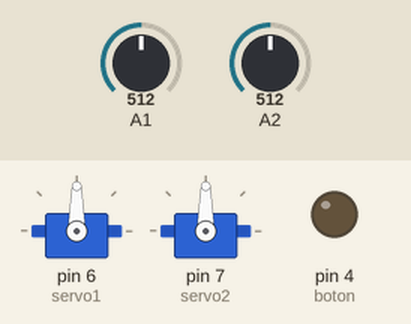
A sketch run on a simulated Arduino Uno, built with avr-gcc and run on an emulated ATmega328P. On the bench: 2 × servo, output pins drawn as LEDs (lit = HIGH). The inputs (shaded band) are chosen by the test bench; at power-on: A1 = 512, A2 = 512.

Above: at 1.2 s.
1.3 s: A1 set to 716
At 2.6 s:
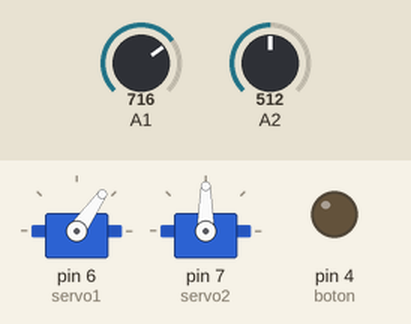
3.0 s: A2 set to 716
At 3.9 s:
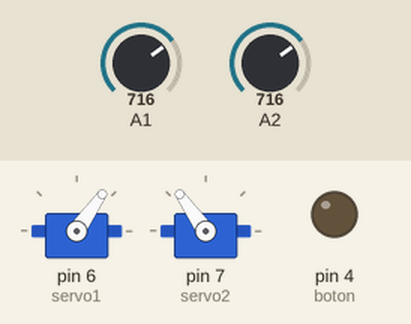
4.5 s: A1 set to 900
At 5.1 s:
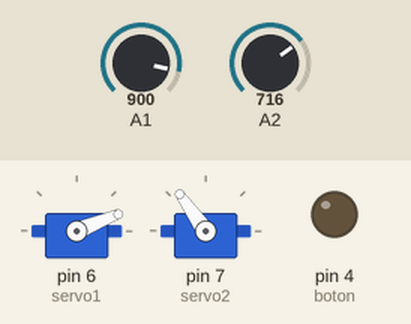
6.0 s: A2 set to 900
At 6.4 s:
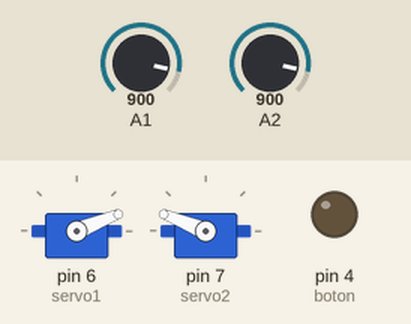
7.5 s: A1 set to 1023
At 8.7 s:
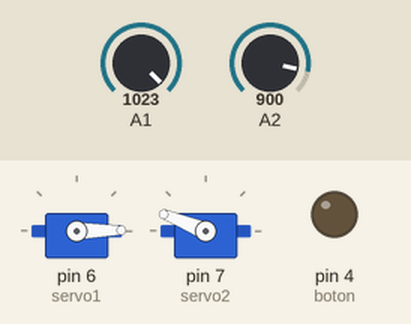
9.0 s: A2 set to 1023
At 10.1 s:
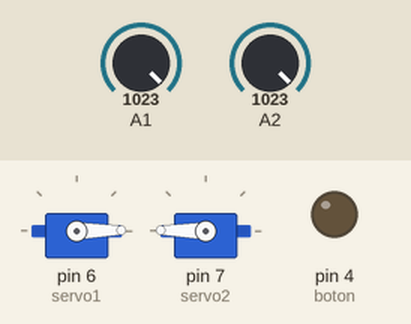
Timing chart, 0 to 11.5 s (numbered marks = the images above; inputs shaded):
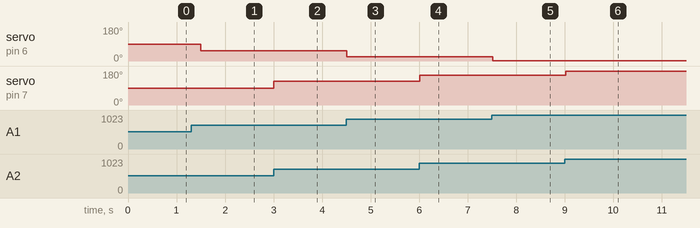

Measured:
- after the input at 1.3 s, servo on pin 6 (servo1): 90° → 55° after 0.20 s
- after the input at 3.0 s, servo on pin 7 (servo2): 90° → 125° at once
- after the input at 4.5 s, servo on pin 6 (servo1): 55° → 22° at once
- after the input at 6.0 s, servo on pin 7 (servo2): 125° → 158° at once
- after the input at 7.5 s, servo on pin 6 (servo1): 22° → 1° at once
- after the input at 9.0 s, servo on pin 7 (servo2): 158° → 179° at once

The sketch:

joystic_y_servo.ino
```cpp
#include <Servo.h>          // Incluir la librería Servo
Servo servo1;
Servo servo2;// Crear un objeto tipo Servo llamado servo1
int angulo = 0 ;
int angulo2 = 0;
int Eje_X = A1 ;
int Eje_Y = A2 ;
int boton = 4  , LED = 12 ;

void setup()
    {
        servo1.attach(6) ;  // Conectar servo1 al pin 6
        servo2.attach(7);
        //pinMode( boton, INPUT_PULLUP) ;
        pinMode( boton, OUTPUT) ;
    }

void loop()
    {
        angulo  = map( analogRead(A1), 0, 1024, 180, 0);
        servo1.write(angulo);
        angulo2  = map( analogRead(A2), 0, 1024, 0, 180);
        servo2.write(angulo2);

        if ( ! digitalRead(boton))
              digitalWrite(LED, HIGH);
        else
              digitalWrite(LED, LOW);
        delay(250) ;
           }
```
